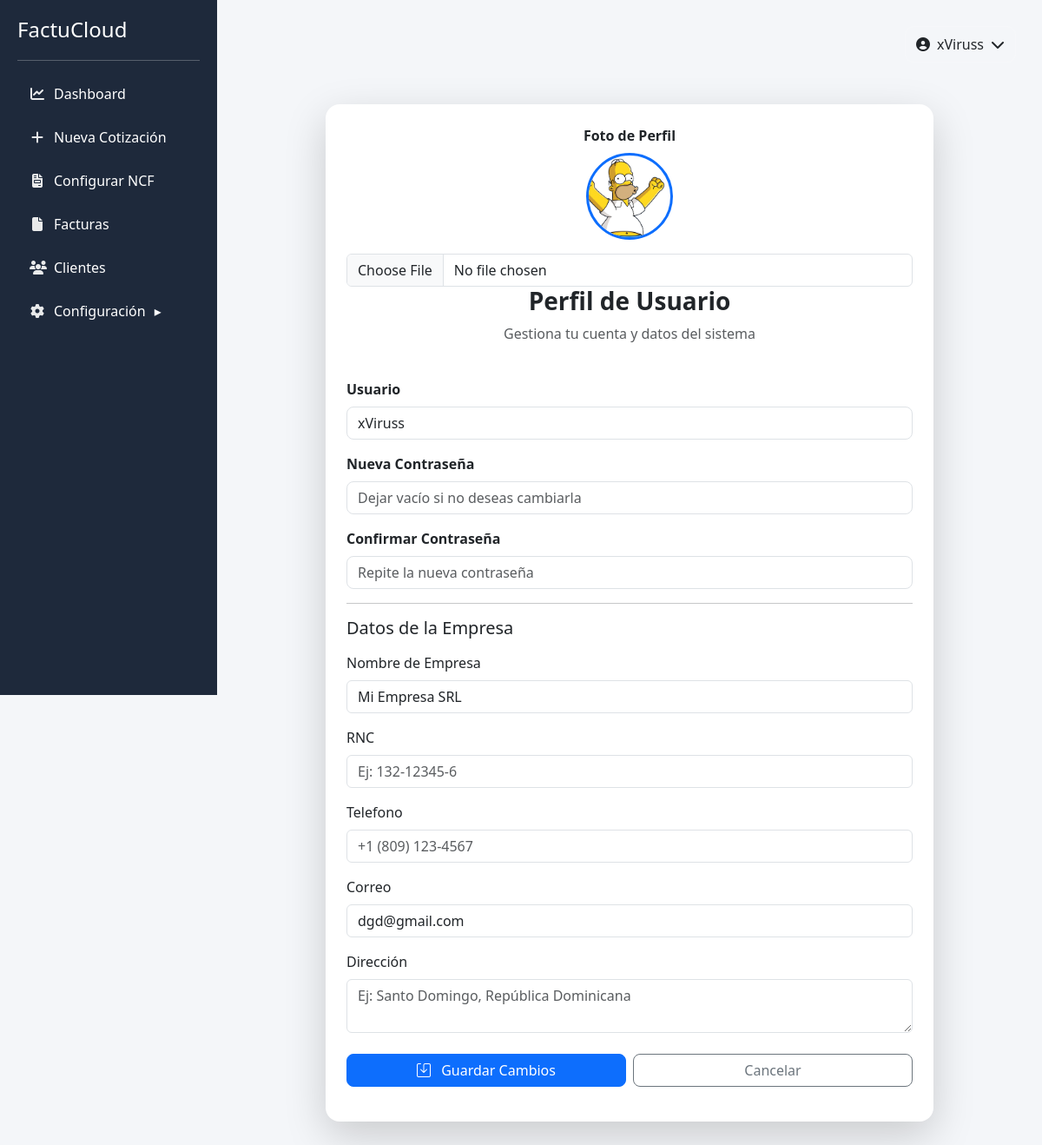
Page /perfil (signed in) on the earlier database version.
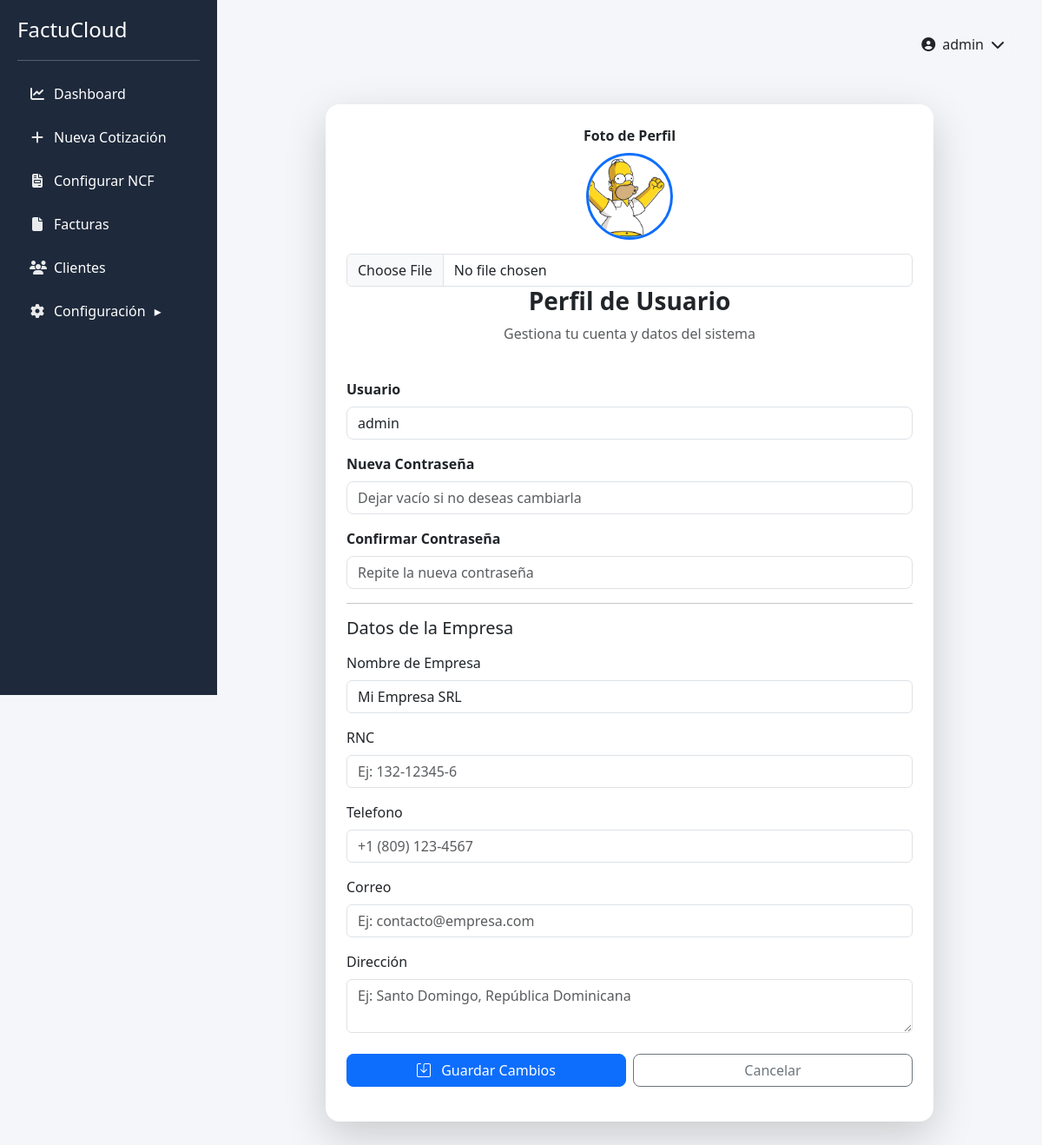
Same page on the later database version.
### tables this page shows
CREATE TABLE usuarios (
    id INTEGER PRIMARY KEY AUTOINCREMENT,
    usuario TEXT,
    password TEXT
    );

CREATE TABLE empresa (
    id INTEGER PRIMARY KEY AUTOINCREMENT,
    nombre TEXT,
    rnc TEXT,
    telefono TEXT,
    correo TEXT,
    direccion TEXT
);

### app.py (the view, shortened to what this page needs)
@app.route("/perfil", methods=["GET", "POST"])
def perfil():
    if "usuario" not in session:
        return redirect(url_for("login"))
    conn = get_db()
    user = conn.execute("SELECT * FROM usuarios LIMIT 1").fetchone()
    empresa = conn.execute("SELECT * FROM empresa LIMIT 1").fetchone()
    conn.close()
    return render_template("perfil.html", user=user, empresa=empresa)

### app.py (called while the page is built)
def get_db():
    conn = sqlite3.connect("database.db")
    conn.row_factory = sqlite3.Row
    return conn

@app.context_processor
def inject_user():
    return dict(usuario=session.get("usuario"))

### templates/perfil.html (shortened to what this page needs)
<head>
    <link rel="stylesheet" href="https://cdn.jsdelivr.net/npm/bootstrap-icons@1.11.1/font/bootstrap-icons.css">
</head>
    {% extends "base.html" %}
{% block content %}
<div class="container mt-5">
  <div class="card shadow-lg border-0 rounded-4 p-4" style="max-width:700px; margin:auto;">
    <div class="text-center mb-4">
         <label class="form-label fw-semibold">Foto de Perfil</label><br>
  <img id="preview"
       src="{{ url_for('static', filename='uploads/' + (user.foto if user.foto else 'default.png')) }}"
       class="rounded-circle mb-3"
       style="width:100px; height:100px; object-fit:cover; border:3px solid #0d6efd;">
  <input type="file" name="foto" class="form-control"
         onchange="previewImage(event)">
      <h3 class="fw-bold">Perfil de Usuario</h3>
      <p class="text-muted">Gestiona tu cuenta y datos del sistema</p>
    </div>
    <form method="POST" enctype="multipart/form-data">
      <div class="mb-3">
  <label class="form-label fw-semibold">Usuario</label>
  <input type="text" name="usuario" class="form-control rounded-3"
         value="{{ user.usuario }}"
         placeholder="Ej: admin o usuario123" required>
</div>
      <div class="mb-3 position-relative">
  <label class="form-label fw-semibold">Nueva Contraseña</label>
  <input type="password" id="password" name="password"
       class="form-control rounded-3 pe-5"
       placeholder="Dejar vacío si no deseas cambiarla"
       oninput="toggleIcon(this, 'icon-password')">
</div>
      <div class="mb-3 position-relative">
  <label class="form-label fw-semibold">Confirmar Contraseña</label>
  <input type="password" id="confirmar" name="confirmar"
       class="form-control rounded-3 pe-5"
       placeholder="Repite la nueva contraseña"
       oninput="toggleIcon(this, 'icon-confirmar')">
</div>
      <hr>
      <h5 class="mb-3">Datos de la Empresa</h5>
      <div class="mb-3">
  <label class="form-label">Nombre de Empresa</label>
  <input type="text" name="empresa" class="form-control"
         value="{{ empresa.nombre }}"
         placeholder="Ej: FactuCloud SRL" required>
</div>
      <div class="mb-3">
  <label class="form-label">RNC</label>
  <input type="text" name="rnc" class="form-control"
         value="{{ empresa.rnc }}"
         placeholder="Ej: 132-12345-6">
</div>
      <div class="mb-3">
        <label class="form-label">Telefono</label>
        <input type="tel"
       name="telefono"
       class="form-control"
       placeholder="+1 (809) 123-4567"
       inputmode="numeric"
       oninput="this.value = this.value.replace(/[^0-9+\-\s()]/g, '')">
      </div>
      <div class="mb-3">
  <label class="form-label">Correo</label>
  <input type="email" name="correo" class="form-control"
         value="{{ empresa.correo }}"
         placeholder="Ej: contacto@empresa.com" required>
</div>
      <div class="mb-3">
  <label class="form-label">Dirección</label>
  <textarea name="direccion" class="form-control"
            placeholder="Ej: Santo Domingo, República Dominicana">{{ empresa.direccion }}</textarea>
</div>
      <div class="d-flex gap-2 mt-4">
        <button class="btn btn-primary w-100 rounded-3">
  <i class="bi bi-save me-2"></i> Guardar Cambios
</button>
        <a href="{{ url_for('index') }}" class="btn btn-outline-secondary w-100 rounded-3">
          Cancelar
        </a>
      </div>
    </form>
  </div>
</div>
{% endblock %}

### templates/base.html (shortened to what this page needs)
<!DOCTYPE html>
<html lang="es">
<head>
<link href="https://cdn.jsdelivr.net/npm/select2@4.1.0-rc.0/dist/css/select2.min.css" rel="stylesheet" />
<link href="https://cdn.jsdelivr.net/npm/bootstrap@5.3.2/dist/css/bootstrap.min.css" rel="stylesheet">
<link rel="stylesheet" href="https://cdnjs.cloudflare.com/ajax/libs/font-awesome/6.5.0/css/all.min.css">
</head>
<body>
<div class="container-fluid">
<div class="row">
<div class="sidebar">
<div class="logo">
<h4>FactuCloud</h4>
</div>
<hr>
<a href="/"><i class="fa fa-chart-line"></i> Dashboard</a>
<a href="/nueva"><i class="fa fa-plus"></i> Nueva Cotización</a>
<a href="/configurar_ncf"><i class="fa fa-file-invoice"></i> Configurar NCF</a>
<a href="/facturas"><i class="fa fa-file"></i> Facturas</a>
<a href="/clientes"><i class="fa fa-users"></i> Clientes</a>
<a href="javascript:void(0)" onclick="toggleMenu()">
<i class="fa fa-gear"></i> Configuración <span id="arrow">▸</span>
</a>
</div>
<div class="content">
  <div class="topbar">
    <div class="profile-dropdown">
      <button class="profile-btn" onclick="toggleProfileMenu(event)">
        <i class="fa fa-user-circle"></i>
        <span>{{ usuario if usuario else "Usuario" }}</span>
        <i class="fa fa-chevron-down"></i>
      </button>
    </div>
  </div>
  {% block content %}{% endblock %}
</div>
</div>
</div>
</body>
</html>

### templates/base.html (style rules this page uses)
body { background-color:#f4f6f9; }
.sidebar { position:fixed; left: 0; top: 0; width: 250px; height:100vh; background-color:#1e293b; color:white; padding:20px; }
.sidebar h4 { margin-bottom:20px; }
.sidebar a { color:white; text-decoration:none; display:flex; align-items:center; gap:10px; width:100%; margin-bottom:6px; padding:10px 14px; border-radius:8px; transition:0.25s ease; }
.sidebar a i { width:18px; text-align:center; opacity:0.9; }
.content { margin-left: 250px; padding:30px; width: calc(100% - 250px); }
.card { border-radius:12px; }
.topbar { display:flex; justify-content:flex-end; margin-bottom:20px; }
.profile-dropdown { position:relative; }
.profile-btn { display:flex; align-items:center; gap:8px; background:rgba(255,255,255,0.08); border:1px solid rgba(255,255,255,0.1); color:inherit; padding:8px 12px; border-radius:10px; cursor:pointer; transition:0.2s; }

Differences in the rows shown:
changed usuarios: usuario "xViruss" → "admin"
changed empresa "Mi Empresa SRL": correo "dgd@gmail.com" → (not shown)
